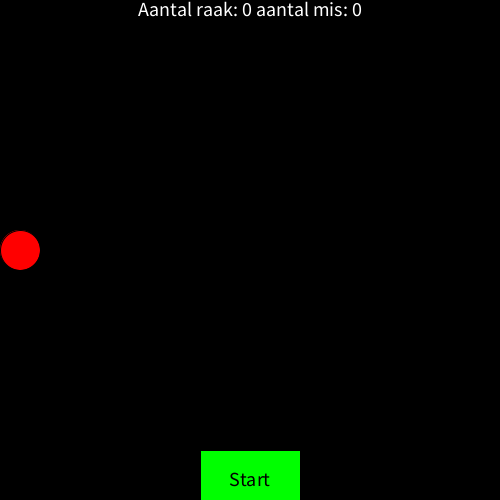
Frame 1 (no input)
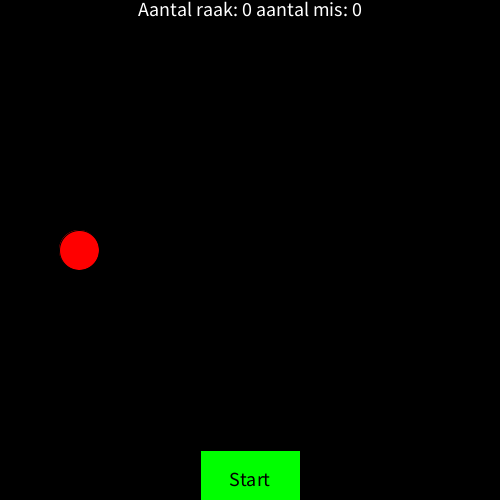
Frame 60 (the mouse pressed at the canvas centre just before this capture)
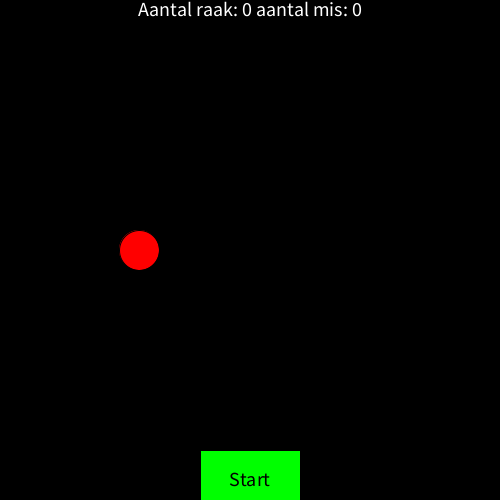
Frame 120 (the mouse held since frame 60 and released just before this capture)

The Processing sketch that drew these frames (run headless with seeded random() and noise(); from frame 60 on, the mouse is pressed at the canvas centre):

// Processing sketch: MODULEOPGAVE_4_BULLS_EYE
// ── MODULEOPGAVE_4_BULLS_EYE.pde
boolean start, einde;
int xMouse, yMouse, schietschijfX,schietschijfDiameter, schietschijfY, raak, mis;


void setup () {
  size (500, 500);
  start = false;
  schietschijfX = 20;
  schietschijfDiameter = 40;
  einde = false;
  schietschijfY= height/2;
  raak = 0;
  mis = 0;
};

void draw() {
  background();
  knop();
  textKnop();
  schietSchijf();
  bewegenSchijf();
  
  scoreBord();
};

void mouseClicked() {
  xMouse = mouseX;
  yMouse = mouseY;
  knopKlik();
  score();
  println("xMouse " + xMouse);
  println("yMouse " + yMouse);
};

void background() {
  background (0);
};

void knop() {
  fill(0, 255, 00);
  rect(200, height-50, 100, height);
};

void textKnop() {
  fill(0);
  textAlign(CENTER, BOTTOM);
  textSize(20);
  if (start == false) {
    text("Start", width/2, height-10);
  } else {
    text("Stop", width/2, height-10);
  }
};

void knopKlik() {
  if (xMouse >=200 && xMouse <= 300 && yMouse >= height-50 && yMouse <= height) {
    if (start == false) {
      start = true;
    } else {
      start = false;
    }
  }
};

void schietSchijf() {
  
  fill(255,0,0);
  ellipse(schietschijfX,schietschijfY,schietschijfDiameter,schietschijfDiameter);
};

void bewegenSchijf() {
  if (einde == false){
    schietschijfX ++;
  } else {
    schietschijfX --;
  }
  
  if (schietschijfX == width - (schietschijfDiameter/2)){
    einde = true;
  } else if (schietschijfX == schietschijfDiameter/2 ){
    einde = false;
  }
};

void score() {
  if (xMouse >= schietschijfX-schietschijfDiameter && xMouse >= schietschijfX+schietschijfDiameter
  && yMouse >= schietschijfY-schietschijfDiameter && yMouse <= schietschijfY + schietschijfDiameter){
    raak ++;
  } else {
    mis ++;
  }
};

void scoreBord() {
  fill(255);
  text("Aantal raak: " + raak + " aantal mis: " + mis, width/2,20);
};
